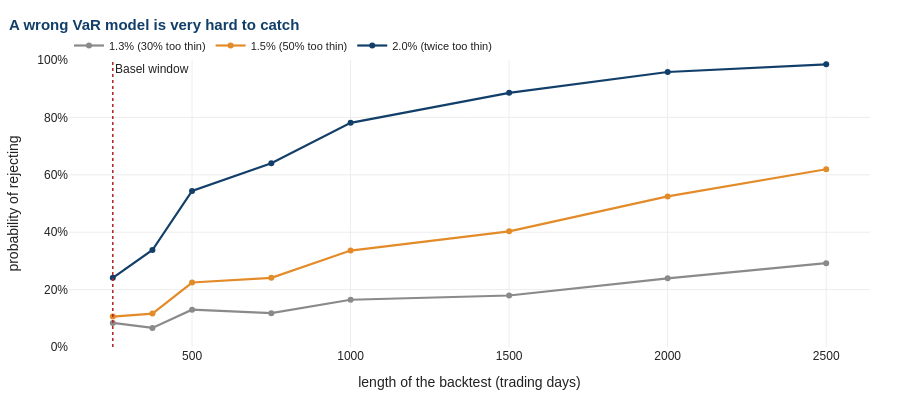

The notebook cell saved with this chart:
### Code cell
fig = go.Figure()
for (label, _), colour in zip(scenarios.items(), [a6.GREY, a6.ORANGE, a6.NAVY]):
    fig.add_trace(go.Scatter(x=lengths, y=power[label], name=label, mode="lines+markers",
                             line=dict(color=colour, width=2.2)))
fig.add_vline(x=250, line=dict(color=a6.RED, width=1.5, dash="dot"),
              annotation_text="Basel window", annotation_position="top right")

a6.style(fig, title="A wrong VaR model is very hard to catch",
         xtitle="length of the backtest (trading days)",
         ytitle="probability of rejecting", height=400)
fig.update_yaxes(range=[0, 100], ticksuffix="%")
fig.show()

print(f"A model 50% too thin is caught {power.loc[250, '1.5% (50% too thin)']:.0f}% "
      f"of the time in 250 days,")
print(f"and still only {power.loc[2500, '1.5% (50% too thin)']:.0f}% of the time "
      "after ten years of daily data.")

### Figure 1 — Plotly figure (JSON) as saved in the notebook; plotly's stock layout.template omitted (floating-point values rounded to 4 significant figures)
{"data": [{"line": {"color": "#8A8A8A", "width": 2.2}, "mode": "lines+markers", "name": "1.3% (30% too thin)", "type": "scatter", "x": [250, 375, 500, 750, 1000, 1500, 2000, 2500], "y": [8.381, 6.638, 13.01, 11.78, 16.46, 17.94, 23.92, 29.2]}, {"line": {"color": "#E38B29", "width": 2.2}, "mode": "lines+markers", "name": "1.5% (50% too thin)", "type": "scatter", "x": [250, 375, 500, 750, 1000, 1500, 2000, 2500], "y": [10.59, 11.65, 22.47, 24.1, 33.6, 40.32, 52.47, 61.92]}, {"line": {"color": "#123F69", "width": 2.2}, "mode": "lines+markers", "name": "2.0% (twice too thin)", "type": "scatter", "x": [250, 375, 500, 750, 1000, 1500, 2000, 2500], "y": [24.12, 33.8, 54.37, 64.04, 78.12, 88.55, 95.83, 98.49]}], "layout": {"annotations": [{"showarrow": false, "text": "Basel window", "x": 250, "xanchor": "left", "xref": "x", "y": 1, "yanchor": "top", "yref": "y domain"}], "colorway": ["#123F69", "#E38B29", "#8A8A8A", "#2E7D7B", "#B22222"], "font": {"color": "#222222", "family": "Helvetica, Arial, sans-serif", "size": 12}, "height": 400, "hovermode": "x unified", "legend": {"font": {"size": 11}, "orientation": "h", "x": 0, "xanchor": "left", "y": 1, "yanchor": "bottom"}, "margin": {"b": 50, "l": 60, "r": 30, "t": 60}, "shapes": [{"line": {"color": "#B22222", "dash": "dot", "width": 1.5}, "type": "line", "x0": 250, "x1": 250, "xref": "x", "y0": 0, "y1": 1, "yref": "y domain"}], "title": {"font": {"color": "#123F69", "size": 15}, "text": "<b>A wrong VaR model is very hard to catch</b>", "x": 0.01}, "xaxis": {"gridcolor": "#EDEDED", "showgrid": true, "title": {"text": "length of the backtest (trading days)"}, "zeroline": false}, "yaxis": {"gridcolor": "#EDEDED", "range": [0, 100], "showgrid": true, "ticksuffix": "%", "title": {"text": "probability of rejecting"}, "zeroline": false}}}
